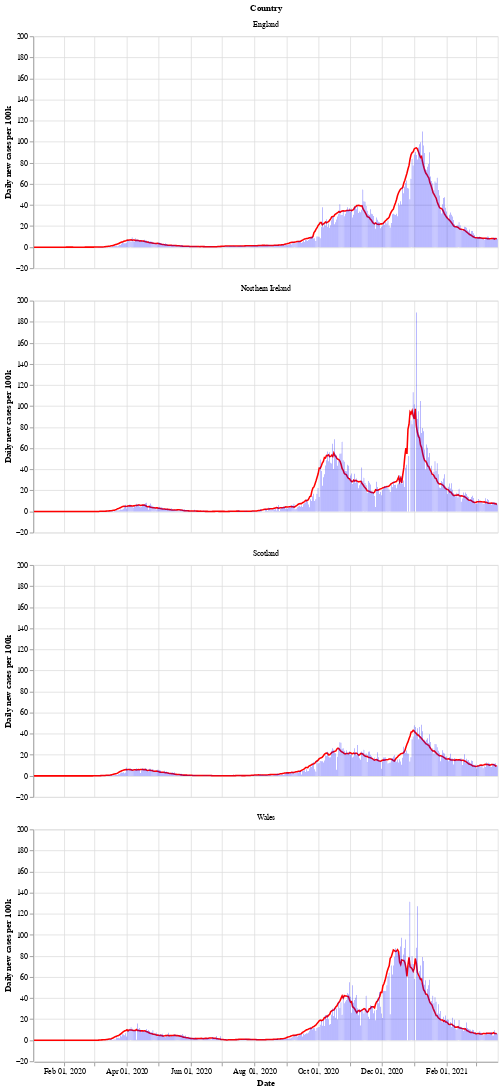

Notebook source saved alongside this figure:
### Markdown cell above
Next is a bar chart of the number of new cases in each country (per 100k population), with the 7 day moving average of cases. Again we see that Wales saw a longer period of raising and falling cases compared to the other countries.

After a period of cases falling, each nation is now seeing a rise in the number of cases - especially in Wales.

### Code cell
# collapse
bars = alt.Chart(uk_cases).mark_bar().encode(
    x=alt.X("yearmonthdate(date):T", axis=alt.Axis(title='Date')),
    y=alt.Y("newCasesRate:Q", axis=alt.Axis(title='Daily new cases per 100k')),
    tooltip='newCasesRate',
    color=alt.condition(
        alt.datum.dailyChange > 0,
        alt.value("orange"),  # The positive color
        alt.value("blue")  # The negative color
    )
).properties(title='New cases per 100k population with rolling 7 day average', width=600).interactive()
line = alt.Chart(uk_cases).mark_line(
    color='red',
    size=2,
).transform_window(
    rolling_mean='mean(newCasesRate)',
    frame=[0, 7],
    groupby=['areaName']
).encode(
    x='yearmonthdate(date):T',
    y='rolling_mean:Q'
)
alt.layer(line, bars, data=uk_cases).facet(alt.Row('areaName', title='Country'), columns=1)

### Figure 1 — Vega-Lite specification as saved in the notebook (floating-point values rounded to 4 significant figures; data arrays with more than 128 entries replaced by an {"elided": "..."} marker saying what was removed)
{"config": {"view": {"continuousWidth": 400, "continuousHeight": 300}}, "data": {"name": "data-51ecd7662eb0c701cc45fc036e3d920e"}, "facet": {"type": "nominal", "field": "areaName", "title": "Country"}, "spec": {"layer": [{"mark": {"type": "line", "color": "red", "size": 2}, "encoding": {"x": {"type": "temporal", "field": "date", "timeUnit": "yearmonthdate"}, "y": {"type": "quantitative", "field": "rolling_mean"}}, "transform": [{"window": [{"op": "mean", "field": "newCasesRate", "as": "rolling_mean"}], "frame": [0, 7], "groupby": ["areaName"]}]}, {"mark": "bar", "encoding": {"color": {"condition": {"value": "orange", "test": "(datum.dailyChange > 0)"}, "value": "blue"}, "tooltip": {"type": "quantitative", "field": "newCasesRate"}, "x": {"type": "temporal", "axis": {"title": "Date"}, "field": "date", "timeUnit": "yearmonthdate"}, "y": {"type": "quantitative", "axis": {"title": "Daily new cases per 100k"}, "field": "newCasesRate"}}, "selection": {"selector002": {"type": "interval", "bind": "scales", "encodings": ["x", "y"]}}, "title": "New cases per 100k population with rolling 7 day average", "width": 600}]}, "columns": 1, "$schema": "https://vega.github.io/schema/vega-lite/v4.8.1.json", "datasets": {"data-51ecd7662eb0c701cc45fc036e3d920e": {"elided": "1776 records"}}}
